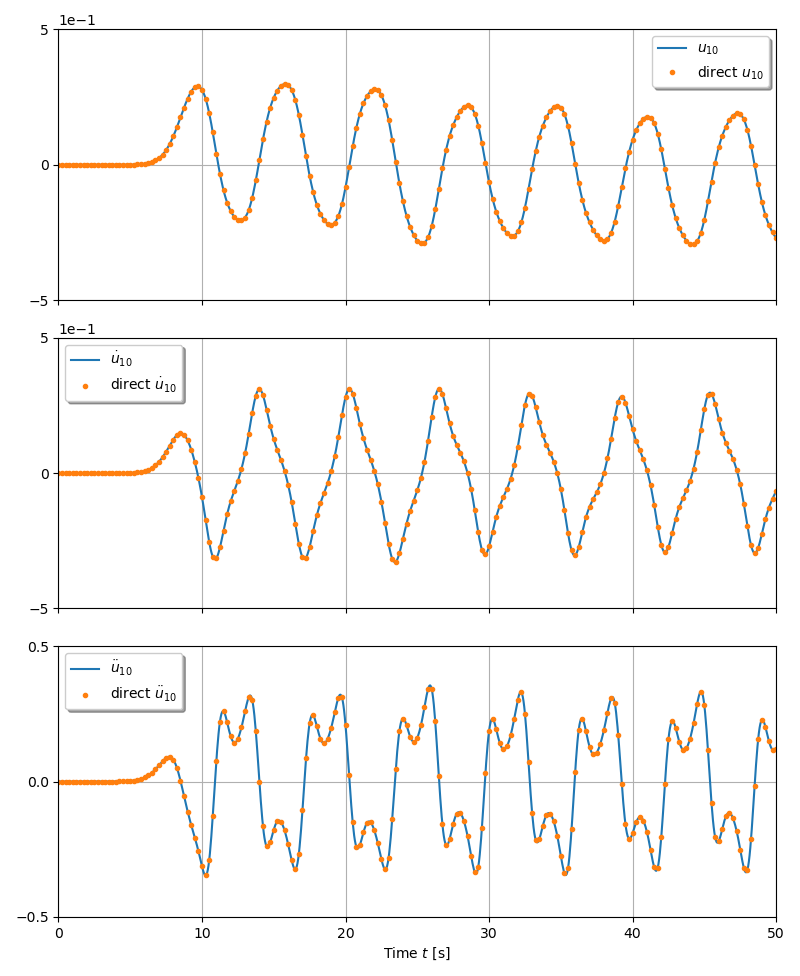

Source code (Python):
import numpy as np
import pandas as pd
import matplotlib as mpl
import matplotlib.pyplot as plt

df1 = pd.read_csv('u1_u.csv',delimiter=';')
df2 = pd.read_csv('u1p_up.csv',delimiter=';')
df3 = pd.read_csv('u1pp_upp.csv',delimiter=';')
df4 = pd.read_csv('direct_u1_u.csv',delimiter=';')
df5 = pd.read_csv('direct_u1p_up.csv',delimiter=';')
df6 = pd.read_csv('direct_u1pp_upp.csv',delimiter=';')
fig,axs = plt.subplots(3,1,figsize=(8,10),sharex=True)
axs[0].plot(df1['Time'],df1['N110,u'],label=r'$u_{10}$')
axs[0].plot(df4['Time'][::5],df4['N110,u'][::5],'.',label=r'direct $u_{10}$')
axs[1].plot(df2['Time'],df2['N110,u'],label=r'$\dot{u}_{10}$')
axs[1].plot(df5['Time'][::5],df5['N110,u'][::5],'.',label=r'direct $\dot{u}_{10}$')
axs[2].plot(df3['Time'],df3['N110,u'],label=r'$\ddot{u}_{10}$')
axs[2].plot(df6['Time'][::5],df6['N110,u'][::5],'.',label=r'direct $\ddot{u}_{10}$')
axs[0].grid()
axs[1].grid()
axs[2].grid()
axs[0].legend(shadow=True).set_draggable(True)
axs[1].legend(shadow=True).set_draggable(True)
axs[2].legend(shadow=True).set_draggable(True)
axs[2].set_xlabel(r'Time $t$ [s]')
axs[0].ticklabel_format(axis='y', style='sci', scilimits=(0,0))
axs[1].ticklabel_format(axis='y', style='sci', scilimits=(0,0))
axs[0].set_xlim(0.,10.)
axs[0].set_xlim(0.,50.)
axs[0].set_ylim(-0.5,0.5)
axs[1].set_ylim(-0.5,0.5)
axs[2].set_ylim(-0.5,0.5)
axs[0].set_yticks(np.linspace(-0.5,0.5,3))
axs[1].set_yticks(np.linspace(-0.5,0.5,3))
axs[2].set_yticks(np.linspace(-0.5,0.5,3))
plt.tight_layout()
plt.show()
